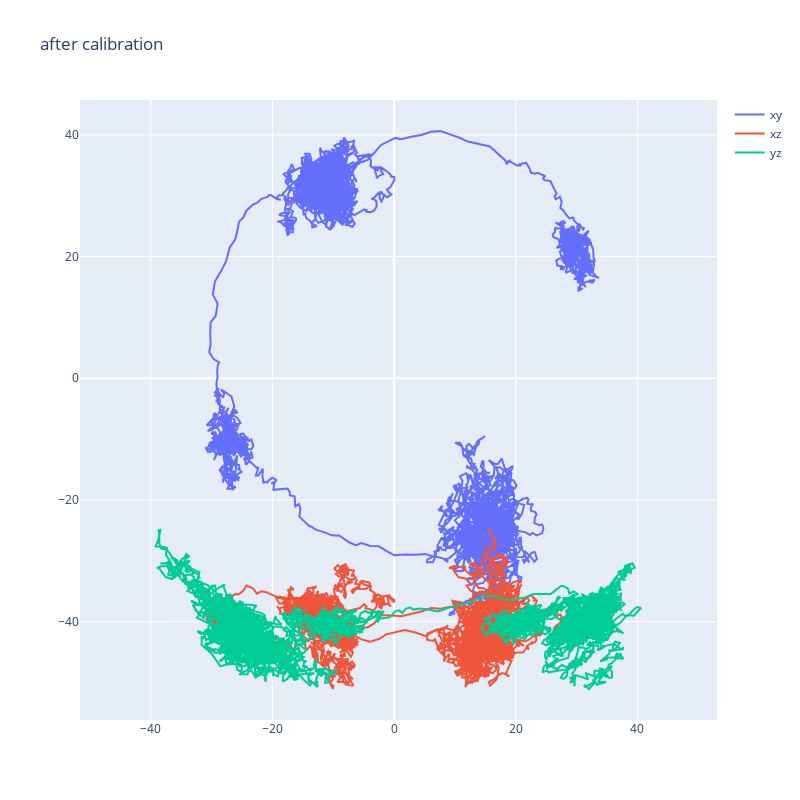

Notebook cell for this chart:
### Code cell
sensor_df = pd.read_csv("data/200713_mag02.csv", names=['experiment', 'time', 'accx', 'accy', 'accz', 'gyrox', 'gyroy',
                                                               'gyroz', 'magx', 'magy', 'magz', 'rot0', 'rot1', 'rot2', 'rot3', 'game0', 'game1', 'game2', 'game3', 'light', "x_uncalib", "y_uncalib","z_uncalib","x_bias","y_bias","z_bias"])
mag_df = sensor_df[['time','magx', 'magy', 'magz',"x_uncalib", "y_uncalib","z_uncalib","x_bias","y_bias","z_bias"]]
mag_df[['x_uncalib', 'y_uncalib', 'z_uncalib']] = mag_df[['x_uncalib', 'y_uncalib', 'z_uncalib']][['x_uncalib', 'y_uncalib', 'z_uncalib']] - bias_df
mag_df[['x_uncalib', 'y_uncalib', 'z_uncalib']] = mag_df[['x_uncalib', 'y_uncalib', 'z_uncalib']] / scale_df.max()
plot_magnet(mag_df, "after calibration").show()

### Figure 1 — Plotly figure (JSON) as saved in the notebook; plotly's stock layout.template omitted (floating-point values rounded to 4 significant figures; data arrays with more than 128 entries replaced by an {"elided": "..."} marker saying what was removed)
{"data": [{"name": "xy", "type": "scatter", "x": {"elided": "9785 float values"}, "y": {"elided": "9785 float values"}}, {"name": "xz", "type": "scatter", "x": {"elided": "9785 float values"}, "y": {"elided": "9785 float values"}}, {"name": "yz", "type": "scatter", "x": {"elided": "9785 float values"}, "y": {"elided": "9785 float values"}}], "layout": {"height": 800, "title": {"text": "after calibration"}, "width": 800, "yaxis": {"scaleanchor": "x", "scaleratio": 1}}}
